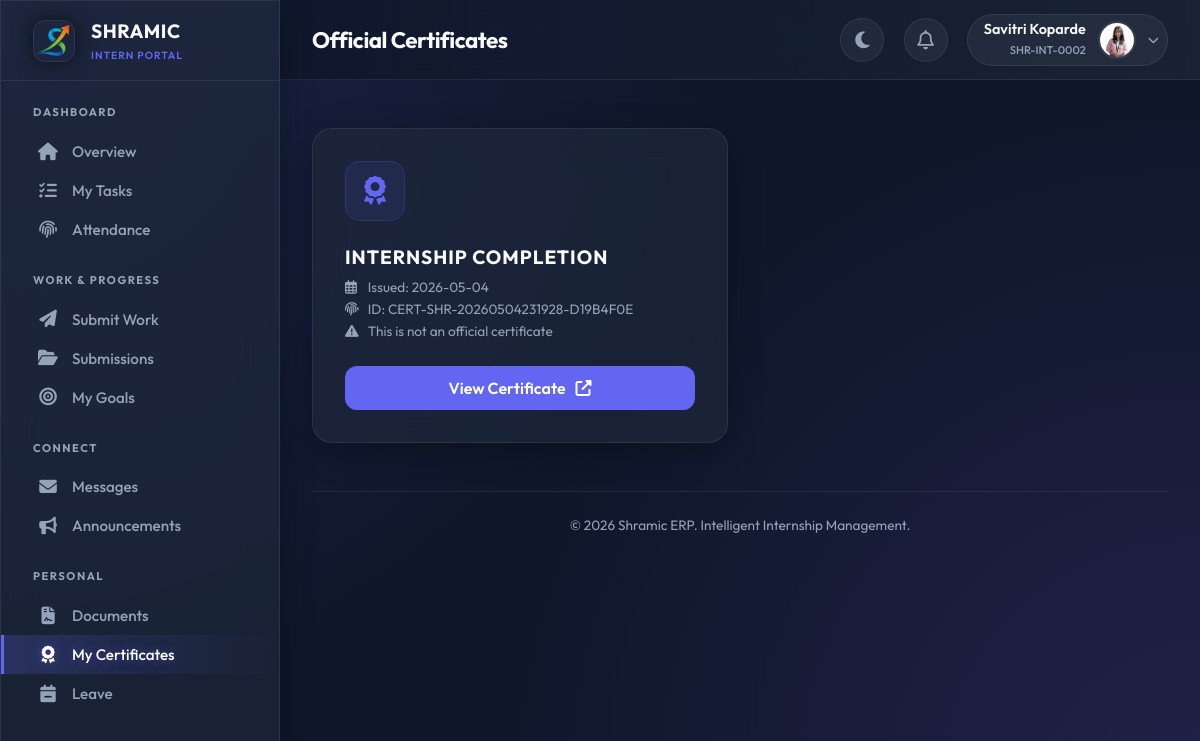
/intern/certificates (signed in), run on the app's committed database.
### tables this page shows
CREATE TABLE users (
            id INTEGER PRIMARY KEY AUTOINCREMENT,
            intern_id TEXT UNIQUE,
            usn TEXT UNIQUE NOT NULL,
            full_name TEXT NOT NULL,
            phone TEXT NOT NULL,
            email TEXT UNIQUE NOT NULL,
            password_hash TEXT NOT NULL,
            role TEXT NOT NULL,
            photo_url TEXT,
            status TEXT DEFAULT 'PENDING',
            is_admin BOOLEAN DEFAULT 0,
            department TEXT,
            join_date DATE,
            emergency_contact TEXT,
            address TEXT,
            last_login TIMESTAMP,
            login_count INTEGER DEFAULT 0,
            created_at TIMESTAMP DEFAULT CURRENT_TIMESTAMP,
            updated_at TIMESTAMP DEFAULT CURRENT_TIMESTAMP
        );

CREATE TABLE certificates (
            id INTEGER PRIMARY KEY AUTOINCREMENT,
            user_id INTEGER,
            certificate_type TEXT NOT NULL,
            issue_date DATE DEFAULT CURRENT_DATE,
            certificate_number TEXT UNIQUE,
            file_url TEXT,
            verification_code TEXT UNIQUE,
            performance_grade TEXT,
            skills_acquired TEXT,
            projects_completed INTEGER,
            created_at TIMESTAMP DEFAULT CURRENT_TIMESTAMP,
            FOREIGN KEY (user_id) REFERENCES users(id)
        );

### app.py (the view)
@app.route('/intern/certificates')
@login_required
@approved_required
def intern_certificates():
    conn = get_db_connection()
    cur = conn.cursor()
    cur.execute("""
        SELECT c.*, u.full_name, u.usn, u.department, u.role
        FROM certificates c
        JOIN users u ON c.user_id = u.id
        WHERE c.user_id = ?
        ORDER BY c.issue_date DESC
    """, (current_user.id,))
    certificates = cur.fetchall()
    conn.close()
    return render_template('intern/certificates.html', certificates=certificates)

### app.py (called while the page is built)
@app.before_request
def make_session_permanent():
    session.permanent = True
    app.permanent_session_lifetime = timedelta(days=365)

def get_db_connection():
    conn = sqlite3.connect(DATABASE, timeout=30)
    conn.execute("PRAGMA busy_timeout = 30000")
    conn.row_factory = sqlite3.Row
    return conn

def get_current_datetime():
    return datetime.now(TIMEZONE)

@login_manager.user_loader
def load_user(user_id):
    conn = get_db_connection()
    cur = conn.cursor()
    cur.execute("SELECT * FROM users WHERE id = ?", (user_id,))
    user_data = cur.fetchone()
    conn.close()
    return User(dict(user_data)) if user_data else None

def approved_required(f):
    @wraps(f)
    def decorated_function(*args, **kwargs):
        if not current_user.is_authenticated:
            return redirect(url_for('login'))
        if current_user.status != 'APPROVED' and not current_user.is_admin:
            return render_template('auth/pending.html')
        return f(*args, **kwargs)
    return decorated_function

@app.context_processor
def inject_globals():
    unread_count = 0
    if current_user.is_authenticated:
        try:
            conn = get_db_connection()
            cur = conn.cursor()
            cur.execute("""
                SELECT COUNT(*) as count
                FROM notifications
                WHERE user_id = ? AND is_read = 0
            """, (current_user.id,))
            unread_count = cur.fetchone()['count']
            conn.close()
        except:
            pass
    return {
        'now': get_current_datetime(),
        'app_name': 'Shramic ERP',
        'unread_notifications': unread_count
    }

@app.before_request
def before_request():
        pass

### templates/intern/certificates.html (shortened to what this page needs)
{% extends "intern/base.html" %} {% block title %}My Certificates{% endblock %}
{% block page_title %}Official Certificates{% endblock %}  {% block content %}
<div class="container">
  {% if certificates %}
  <div class="cert-grid">
    {% for cert in certificates %}
    <div class="glass-panel cert-card">
      <div class="cert-icon-circle">
        <i class="fas fa-award"></i>
      </div>
      <h3 class="cert-type">{{ cert.certificate_type }}</h3>
      <div class="cert-meta">
        <div>
          <i class="far fa-calendar-alt" style="width: 20px"></i> Issued: {{
          cert.issue_date }}
        </div>
        <div>
          <i class="fas fa-fingerprint" style="width: 20px"></i> ID: {{
          cert.certificate_number }}
        </div>
        <div>
          <i class="fas fa-triangle-exclamation" style="width: 20px"></i>
          This is not an official certificate
        </div>
      </div>
      <a
        href="{{ url_for('intern_view_certificate', cert_id=cert.id) }}"
        class="btn-view-cert"
      >
        <span>View Certificate</span>
        <i class="fas fa-external-link-alt"></i>
      </a>
    </div>
    {% endfor %}
  </div>
  {% endif %}
</div>
{% endblock %}

### templates/intern/base.html (shortened to what this page needs)
<!doctype html>
<html lang="en">
  <head>
    <link
      rel="stylesheet"
      href="https://cdnjs.cloudflare.com/ajax/libs/font-awesome/6.4.0/css/all.min.css"
    />
  </head>
  <body data-theme="dark" x-data="{ sidebarOpen: false }">
    <div class="app-container">
      <aside class="sidebar glass-panel" :class="{ 'open': sidebarOpen }">
        <div class="sidebar-header">
          <div class="logo-box">
            <img
              src="{{ url_for('static', filename='images/favicon.png') }}"
              alt="Shramic Logo"
            />
          </div>
          <div>
            <h1
              style="
                font-size: 1.2rem;
                font-weight: 700;
                letter-spacing: 0.5px;
                color: var(--text-main);
              "
            >
              SHRAMIC
            </h1>
            <span
              style="
                font-size: 0.65rem;
                color: var(--primary);
                font-weight: 600;
                letter-spacing: 1px;
                text-transform: uppercase;
              "
              >Intern Portal</span
            >
          </div>
        </div>
        <nav class="sidebar-nav custom-scrollbar">
          <div class="nav-category">Dashboard</div>
          <a
            href="{{ url_for('intern_dashboard') }}"
            class="nav-link {{ 'active' if request.endpoint == 'intern_dashboard' }}"
          >
            <i class="fas fa-home"></i> <span>Overview</span>
          </a>
          <a
            href="{{ url_for('intern_tasks') }}"
            class="nav-link {{ 'active' if request.endpoint == 'intern_tasks' }}"
          >
            <i class="fas fa-tasks"></i> <span>My Tasks</span>
          </a>
          <a
            href="{{ url_for('intern_attendance') }}"
            class="nav-link {{ 'active' if request.endpoint == 'intern_attendance' }}"
          >
            <i class="fas fa-fingerprint"></i> <span>Attendance</span>
          </a>
          <div class="nav-category">Work & Progress</div>
          <a
            href="{{ url_for('intern_submit') }}"
            class="nav-link {{ 'active' if request.endpoint == 'intern_submit' }}"
          >
            <i class="fas fa-paper-plane"></i> <span>Submit Work</span>
          </a>
          <a
            href="{{ url_for('intern_submissions') }}"
            class="nav-link {{ 'active' if request.endpoint == 'intern_submissions' }}"
          >
            <i class="fas fa-folder-open"></i> <span>Submissions</span>
          </a>
          <a
            href="{{ url_for('intern_goals') }}"
            class="nav-link {{ 'active' if request.endpoint == 'intern_goals' }}"
          >
            <i class="fas fa-bullseye"></i> <span>My Goals</span>
          </a>
          <div class="nav-category">Connect</div>
          <a
            href="{{ url_for('intern_messages') }}"
            class="nav-link {{ 'active' if request.endpoint == 'intern_messages' }}"
          >
            <i class="fas fa-envelope"></i> <span>Messages</span>
          </a>
          <a
            href="{{ url_for('intern_announcements') }}"
            class="nav-link {{ 'active' if request.endpoint == 'intern_announcements' }}"
          >
            <i class="fas fa-bullhorn"></i> <span>Announcements</span>
          </a>
          <div class="nav-category">Personal</div>
          <a
            href="{{ url_for('intern_documents') }}"
            class="nav-link {{ 'active' if request.endpoint == 'intern_documents' }}"
          >
            <i class="fas fa-file-contract"></i> <span>Documents</span>
          </a>
          <a
            href="{{ url_for('intern_certificates') }}"
            class="nav-link {{ 'active' if request.endpoint == 'intern_certificates' }}"
          >
            <i class="fas fa-award"></i> <span>My Certificates</span>
          </a>
          <a
            href="{{ url_for('intern_leave') }}"
            class="nav-link {{ 'active' if request.endpoint == 'intern_leave' }}"
          >
            <i class="fas fa-calendar-minus"></i> <span>Leave</span>
          </a>
        </nav>
      </aside>
      <main class="main-content">
        <header class="top-header">
          <div style="display: flex; align-items: center">
            <h2 class="page-title">{% block page_title %}{% endblock %}</h2>
          </div>
          <div class="header-actions">
            <button class="icon-btn" id="theme-btn" title="Toggle Theme">
              <i class="fas fa-moon"></i>
            </button>
            <div class="relative-container" x-data="{ open: false }">
              <button @click="open = !open" class="icon-btn">
                <i class="far fa-bell"></i>
              </button>
            </div>
            <div class="relative-container" x-data="{ userMenuOpen: false }">
              <div class="user-pill" @click="userMenuOpen = !userMenuOpen">
                <div class="user-info">
                  <span class="user-name">{{ current_user.full_name }}</span>
                  <span class="user-role">{{ current_user.intern_id }}</span>
                </div>
                {% if current_user.photo_url %}
                <img
                  src="{{ url_for('uploaded_file', filename='profiles/' + current_user.photo_url) }}"
                  class="avatar"
                />
                {% else %}
                <img
                  src="https://ui-avatars.com/api/?name={{ current_user.full_name }}&background=6366f1&color=fff"
                  class="avatar"
                />
                {% endif %}
                <i
                  class="fas fa-chevron-down"
                  style="font-size: 0.7rem; color: var(--text-muted)"
                ></i>
              </div>
            </div>
          </div>
        </header>
        <div class="content-body">
           {% block content %}{% endblock %}
          <footer
            style="
              margin-top: 3rem;
              border-top: 1px solid var(--glass-border);
              padding-top: 1.5rem;
              text-align: center;
              color: var(--text-muted);
              font-size: 0.85rem;
            "
          >
            &copy; {{ now.year }} Shramic ERP. Intelligent Internship
            Management.
          </footer>
        </div>
      </main>
    </div>
  </body>
</html>

### templates/intern/certificates.html (style rules this page uses)
.cert-grid { display: grid; grid-template-columns: repeat(auto-fill, minmax(320px, 1fr)); gap: 1.5rem; margin-top: 1rem; }
.cert-card { padding: 2rem; border-radius: 20px; transition: all 0.3s cubic-bezier(0.4, 0, 0.2, 1); position: relative; overflow: hidden; border: 1px solid var(--glass-border); }
.cert-icon-circle { width: 60px; height: 60px; border-radius: 15px; background: rgba(99, 102, 241, 0.1); color: var(--primary); display: flex; align-items: center; justify-content: center; font-size: 1.8rem; margin-bottom: 1.5rem; border: 1px solid rgba(99, 102, 241, 0.2); }
.cert-type { font-size: 1.2rem; font-weight: 700; color: var(--text-main); margin-bottom: 0.5rem; text-transform: uppercase; letter-spacing: 1px; }
.cert-meta { font-size: 0.85rem; color: var(--text-muted); line-height: 1.6; margin-bottom: 1.5rem; }
.btn-view-cert { width: 100%; padding: 12px; background: var(--primary); color: white; text-decoration: none; border-radius: 12px; font-weight: 600; display: flex; align-items: center; justify-content: center; gap: 10px; transition: 0.3s; }

### data on the page
users: full_name "Savitri Koparde", intern_id "SHR-INT-0002", photo_url (picture)
certificates: certificate_type "INTERNSHIP COMPLETION", issue_date "2026-05-04", certificate_number "CERT-SHR-20260504231928-D19B4F0E"

### other printed values
{{ now.year }} "2026"
